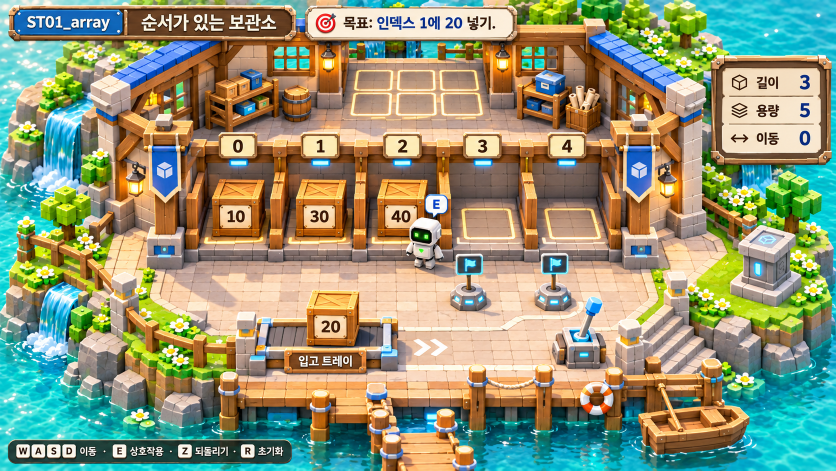
#> input picture reference/stage_src/ST01_array_순서가 있는 보관소.png, 1672 x 941 px, given in place of bg_clean.png, which was not available (shown at 1/2 size)
$ python make_game_backgrounds.py
#> lines starting #> are read from the running program, lines starting #| are printed output that depends on the picture; after the words box and inside, x2 and y2 are one past the last pixel; in counts of white or black regions, pixels touching at a corner belong together
### tools/make_stage_backgrounds.py
# -*- coding: utf-8 -*-
"""스테이지 컨셉아트(stage/*.png) -> 배경 에셋 추출.

컨셉아트 위에 얹힌 HUD(제목/목표/정보 패널/조작 안내)와 플레이어 로봇을 지우고
주변과 가장 잘 이어지는 영역을 복사해 메우는 방식(패치 인페인팅)으로 순수 배경만 남긴다.

출력 (textures/stages/<STxx_name>/):
  bg_clean.png   원본 해상도(1672x941) HUD 제거 배경
  bg_pixel.png   427x240 도트(픽셀) 배경 (64색 팔레트) - 미니게임에서 x3 Nearest 확대 사용
  hud_mask.png   제거한 영역 마스크 (흰색)
  compare.png    원본 / 정리본 / 도트본 비교
"""
import glob, json, os
import numpy as np
from PIL import Image, ImageDraw
from scipy import ndimage
from scipy.signal import fftconvolve

ROOT = os.path.dirname(os.path.dirname(os.path.abspath(__file__)))
SRC = os.path.join(ROOT, "reference", "stage_src")
OUT = os.path.join(ROOT, "textures/stages")

# 원본 좌표(1672x941) 기준 제거 영역: 제목, 목표, 정보 패널, 조작 안내, 로봇(+말풍선)
HUD = {
    "ST01": [(8, 6, 600, 86), (600, 6, 1040, 88), (1414, 106, 1666, 334), (8, 872, 594, 930), (800, 386, 898, 546)],
    "ST02": [(8, 4, 466, 92), (474, 10, 966, 90), (1426, 60, 1666, 340), (14, 860, 634, 928), (714, 500, 814, 672)],
    "ST03": [(8, 12, 440, 92), (560, 2, 1106, 90), (1380, 80, 1660, 326), (8, 872, 566, 934), (434, 134, 620, 340)],
    "ST04": [(8, 10, 446, 94), (566, 6, 1094, 94), (1366, 52, 1670, 660), (14, 872, 506, 934), (386, 506, 534, 640)],
    "ST05": [(8, 14, 674, 100), (1074, 14, 1660, 94), (14, 872, 540, 928), (894, 352, 1020, 534)],
    "ST06": [(8, 6, 440, 94), (446, 2, 966, 88), (14, 880, 594, 934), (740, 166, 828, 274)],
    "ST07": [(20, 14, 506, 98), (526, 10, 994, 90), (1366, 34, 1666, 300), (8, 866, 614, 928), (772, 400, 874, 568)],
    "ST08": [(8, 6, 494, 100), (614, 6, 1054, 88), (1326, 60, 1646, 274), (14, 880, 506, 934), (1012, 392, 1114, 534)],
    "ST09": [(8, 6, 406, 90), (534, 6, 1140, 84), (1334, 52, 1672, 748), (8, 872, 554, 928), (252, 540, 346, 654)],
    "ST10": [(8, 10, 434, 100), (554, 6, 1114, 88), (1434, 46, 1672, 588), (8, 872, 540, 928), (652, 412, 780, 554)],
}

TILE = 40
RING = 10
SEARCH = 360


def fill_tile(out, known, tile):
    """타일 주변 링(알려진 픽셀)과 가장 비슷한 이웃 패치를 FFT 기반 SSD 로 찾아 복사."""
    H, W = known.shape
    x0, y0, x1, y1 = tile
    rx0, ry0, rx1, ry1 = max(x0 - RING, 0), max(y0 - RING, 0), min(x1 + RING, W), min(y1 + RING, H)
    ph, pw = ry1 - ry0, rx1 - rx0
    M = known[ry0:ry1, rx0:rx1].astype(np.float32)
    T = out[ry0:ry1, rx0:rx1]
    wx0, wy0 = max(rx0 - SEARCH, 0), max(ry0 - SEARCH, 0)
    wx1, wy1 = min(rx1 + SEARCH, W), min(ry1 + SEARCH, H)
    S = out[wy0:wy1, wx0:wx1]
    ssd = 0
    Mf = M[::-1, ::-1]
    for c in range(3):
        t = T[..., c]
        ssd = ssd + fftconvolve(S[..., c] ** 2, Mf, "valid") - 2 * fftconvolve(S[..., c], (M * t)[::-1, ::-1], "valid") + (M * t * t).sum()
    unk = (~known[wy0:wy1, wx0:wx1]).astype(np.int64)
    sat = np.pad(unk.cumsum(0).cumsum(1), ((1, 0), (1, 0)))
    cnt = sat[ph:, pw:] - sat[:-ph, pw:] - sat[ph:, :-pw] + sat[:-ph, :-pw]
    ssd = np.where(cnt == 0, ssd, np.inf)
    if not np.isfinite(ssd).any():
        return False
    iy, ix = np.unravel_index(np.argmin(ssd), ssd.shape)
    sy, sx = wy0 + iy, wx0 + ix
    src = out[sy:sy + ph, sx:sx + pw]
    ty0, tx0 = y0 - ry0, x0 - rx0
    region = ~known[y0:y1, x0:x1]
    patch = src[ty0:ty0 + (y1 - y0), tx0:tx0 + (x1 - x0)]
    out[y0:y1, x0:x1][region] = patch[region]
    known[y0:y1, x0:x1] = True
    return True


def inpaint(img, rects):
    out = img.astype(np.float32)
    H, W = out.shape[:2]
    known = np.ones((H, W), bool)
    tiles = []
    for (x0, y0, x1, y1) in rects:
        known[y0:y1, x0:x1] = False
        for ty in range(y0, y1, TILE):
            for tx in range(x0, x1, TILE):
                tiles.append((tx, ty, min(tx + TILE, x1), min(ty + TILE, y1)))
    while tiles:
        # 주변이 가장 많이 알려진 타일부터 (바깥에서 안쪽으로)
        def score(t):
            x0, y0, x1, y1 = t
            return known[max(y0 - RING, 0):y1 + RING, max(x0 - RING, 0):x1 + RING].mean()
        tiles.sort(key=score)
        t = tiles.pop()
        fill_tile(out, known, t)
    return out.clip(0, 255).astype(np.uint8)

def pixelate(im, size=(427, 240), colors=64):
    small = im.resize(size, Image.Resampling.BOX)
    q = small.quantize(colors=colors, method=Image.Quantize.MEDIANCUT, dither=Image.Dither.NONE)
    return q.convert("RGB")


# [32 lines left out: function main, not called in this run]


# [2 lines that do not run on import are left out]

### tools/make_game_backgrounds.py
# -*- coding: utf-8 -*-
"""배경(bg_clean.png)에서 '게임이 직접 그릴 움직이는 물건'(상자, 노드 등)을 지워 게임판용 배경을 만든다.

bg_clean.png 은 순수 추출 배경으로 그대로 두고,
  bg_game.png   게임판용 원본 해상도 배경
  bg_pixel.png  bg_game.png 의 도트 버전 (게임에서 사용)
을 만든다. 실행: python tools/make_game_backgrounds.py [ST01 ...]
"""
import os, sys
import numpy as np
from PIL import Image, ImageDraw, ImageFilter
from scipy import ndimage

sys.path.insert(0, os.path.dirname(os.path.abspath(__file__)))
from make_stage_backgrounds import inpaint, pixelate, OUT  # noqa: E402

# ("copy", (x0, y0, x1, y1), dx, dy): 원본 좌표 영역을 (dx, dy) 만큼 옮긴 곳에 복사
# ("copy_scaled", 원본 사각형, 대상 사각형): 크기를 맞춰 복사
# ("inpaint", (x0, y0, x1, y1)): 주변 패치로 메우기
# ("erase_dark" / "erase_light", 사각형, 밝기 기준): 글자처럼 어둡거나 밝은 픽셀만 주변 색으로 지우기
# ("erase_rect", 사각형): 사각형 전체를 테두리 색으로 부드럽게 메우기 (양피지 안쪽 등)
# ("socket", 사각형): 토큰이 빠진 자리에 어두운 빈 홈을 그리기
# ("niche", 다각형, 질감 사각형, 어둡기): 다각형을 질감으로 채우기 (선반 안쪽 벽 등)
# ("recolor", 사각형, RGB): 밝은 픽셀을 지정한 색 평균으로 맞추기
CRATES_ST08 = [(755, 100, 848, 196), (570, 240, 665, 336), (938, 240, 1032, 336), (438, 408, 532, 502), (664, 408, 760, 502)]


def _st08_ops():
    # 받침대의 상자는 게임 상자가 그대로 덮으므로 두고, 컨베이어 위 상자와 E 표시만 지운다.
    return [
        ("inpaint_keep", [(868, 395, 945, 462), (985, 425, 1125, 535), (1204, 400, 1316, 492)], CRATES_ST08),
    ] + [("erase_dark", (x - 27, 606, x + 27, 660), 105) for x in (540, 617, 687, 762, 840)]


PREP = {
    "ST01": [
        # 빈 칸(3번) 모습을 0~2번 칸에 복사해 고정 상자 10/30/40 제거
        ("copy", (896, 330, 1044, 506), -165, 0),
        ("copy", (896, 330, 1044, 506), -330, 0),
        ("copy", (896, 330, 1044, 506), -495, 0),
        # 입고 트레이 위 상자 20 제거
        ("inpaint", (606, 574, 724, 694)),
    ],
    "ST02": [("erase_dark", (118, 160, 186, 226), 95)],
    "ST03": [
        # 탑 안의 상자 A, B, C 를 지워 빈 선반으로 (상자는 게임이 그린다)
        ("niche", [(344, 262), (432, 258), (432, 346), (344, 368)], (446, 424, 490, 500), 0.5),
        ("niche", [(344, 374), (432, 366), (432, 456), (344, 474)], (446, 424, 490, 500), 0.5),
        ("niche", [(344, 478), (432, 470), (432, 574), (344, 590)], (446, 424, 490, 500), 0.5),
        ("niche", [(436, 262), (510, 262), (512, 334), (436, 346)], (446, 424, 490, 500), 0.5),
    ],
    "ST04": [
        ("socket", (482, 432, 562, 508)),
        ("socket", (690, 432, 770, 508)),
        ("socket", (900, 432, 980, 508)),
        ("socket", (1082, 430, 1162, 500)),
        ("inpaint", (424, 500, 482, 556)),
        ("erase_light", (640, 362, 950, 402), 150),
    ],
    "ST05": [
        ("copy", (580, 296, 700, 496), 295, 0),
        ("copy", (535, 296, 574, 496), 125, 0),
        ("copy_scaled", (582, 296, 694, 494), (696, 296, 876, 494)),
        ("copy", (560, 296, 592, 496), 430, 0),
        ("recolor", (748, 268, 824, 298), (243, 224, 182)),
        ("erase_rect", (1426, 226, 1616, 414)),
    ],
    "ST07": [
        ("inpaint", (772, 496, 880, 566)),
        ("erase_dark", (878, 176, 966, 250), 110),
        ("erase_dark", (632, 322, 716, 396), 110),
        ("erase_dark", (1122, 326, 1208, 400), 110),
        ("erase_dark", (448, 504, 532, 578), 110),
        ("erase_dark", (776, 546, 860, 620), 110),
        ("erase_dark", (1018, 504, 1104, 578), 110),
        ("erase_dark", (1306, 520, 1402, 600), 155),
        ("erase_light", (124, 556, 268, 590), 150),
    ],
    "ST06": [],
    "ST08": _st08_ops(),
    "ST09": [
        ("inpaint", (476, 702, 548, 736)),
        ("copy", (602, 734, 672, 782), -122, 0),
    ],
    "ST10": [],
}


def laplace_fill(img, mask, iters=900):
    """mask 영역을 주변 색으로 매끄럽게 메운다 (글자 지우기용)."""
    out = img.astype(np.float32)
    ys, xs = np.where(mask)
    if len(xs) == 0:
        return img
    y0, y1, x0, x1 = max(ys.min() - 3, 0), ys.max() + 4, max(xs.min() - 3, 0), xs.max() + 4
    win = out[y0:y1, x0:x1]
    m = mask[y0:y1, x0:x1]
    # 시작값은 가장 가까운 알려진 픽셀
    idx = ndimage.distance_transform_edt(m, return_distances=False, return_indices=True)
    win[m] = win[idx[0][m], idx[1][m]]
    k = np.array([[0, 1, 0], [1, 0, 1], [0, 1, 0]], dtype=np.float32) / 4
    for _ in range(iters):
        for c in range(3):
            ch = win[..., c]
            ch[m] = ndimage.convolve(ch, k, mode="nearest")[m]
    win[m] += np.random.default_rng(7).normal(0, 1.2, (int(m.sum()), 3))
    out[y0:y1, x0:x1] = win
    return out.clip(0, 255).astype(np.uint8)


def luma(img):
    return img[..., 0] * 0.3 + img[..., 1] * 0.59 + img[..., 2] * 0.11


def rect_mask(shape, rect):
    m = np.zeros(shape[:2], bool)
    x0, y0, x1, y1 = rect
    m[y0:y1, x0:x1] = True
    return m


def paint_socket(img, rect):
    x0, y0, x1, y1 = rect
    S = 4
    w, h = x1 - x0, y1 - y0
    layer = Image.new("RGBA", (w * S, h * S), (0, 0, 0, 0))
    d = ImageDraw.Draw(layer)
    d.rounded_rectangle((0, 0, w * S - 1, h * S - 1), 14 * S, fill=(150, 112, 44, 255))
    d.rounded_rectangle((5 * S, 5 * S, (w - 5) * S, (h - 5) * S), 10 * S, fill=(36, 42, 62, 255))
    d.rounded_rectangle((10 * S, 9 * S, (w - 10) * S, (h - 22) * S), 7 * S, fill=(54, 62, 88, 255))
    layer = layer.resize((w, h), Image.LANCZOS)
    base = Image.fromarray(img).convert("RGBA")
    base.alpha_composite(layer, (x0, y0))
    return np.array(base.convert("RGB"))


def paint_niche(img, poly, tex_rect, dark):
    tx0, ty0, tx1, ty1 = tex_rect
    h, w = img.shape[:2]
    mim = Image.new("L", (w, h), 0)
    ImageDraw.Draw(mim).polygon(poly, fill=255)
    alpha = np.array(mim.filter(ImageFilter.GaussianBlur(1.2)), dtype=np.float32)[..., None] / 255
    tex = img[ty0:ty1, tx0:tx1].astype(np.float32)
    ry = np.arange(h) % (2 * tex.shape[0])
    ry = np.where(ry < tex.shape[0], ry, 2 * tex.shape[0] - 1 - ry)
    rx = np.arange(w) % (2 * tex.shape[1])
    rx = np.where(rx < tex.shape[1], rx, 2 * tex.shape[1] - 1 - rx)
    fill = tex[ry[:, None], rx[None, :]] * dark
    return (img * (1 - alpha) + fill * alpha).clip(0, 255).astype(np.uint8)


def apply_op(img, op):
    kind = op[0]
    if kind == "copy":
        (x0, y0, x1, y1), dx, dy = op[1], op[2], op[3]
        img[y0 + dy:y1 + dy, x0 + dx:x1 + dx] = img[y0:y1, x0:x1].copy()
    elif kind == "copy_scaled":
        x0, y0, x1, y1 = op[1]
        a0, b0, a1, b1 = op[2]
        patch = Image.fromarray(img[y0:y1, x0:x1]).resize((a1 - a0, b1 - b0), Image.LANCZOS)
        img[b0:b1, a0:a1] = np.array(patch)
    elif kind == "inpaint":
        img = inpaint(img, [op[1]])
    elif kind == "inpaint_keep":
        orig = img.copy()
        img = inpaint(img, list(op[1]) + list(op[2]))
        for x0, y0, x1, y1 in op[2]:
            img[y0:y1, x0:x1] = orig[y0:y1, x0:x1]
    elif kind in ("erase_dark", "erase_light"):
        rm = rect_mask(img.shape, op[1])
        hit = luma(img) < op[2] if kind == "erase_dark" else luma(img) > op[2]
        m = ndimage.binary_dilation(rm & hit, iterations=3) & rm
        img = laplace_fill(img, m)
    elif kind == "erase_rect":
        img = laplace_fill(img, rect_mask(img.shape, op[1]))
    elif kind == "socket":
        img = paint_socket(img, op[1])
    elif kind == "niche":
        img = paint_niche(img, op[1], op[2], op[3])
    elif kind == "recolor":
        x0, y0, x1, y1 = op[1]
        win = img[y0:y1, x0:x1].astype(np.float32)
        bright = luma(win) > 150
        ratio = np.array(op[2], dtype=np.float32) / np.maximum(win[bright].mean(axis=0), 1)
        win[bright] = (win[bright] * ratio).clip(0, 255)
        img[y0:y1, x0:x1] = win.astype(np.uint8)
    return img


def main(ids):
    for sid in ids:
        src = os.path.join(OUT, sid, "bg_clean.png")
        img = np.array(Image.open(src).convert("RGB"))
#> img is the input picture: shape (941, 1672, 3); mean R, G, B 144.7, 150, 120.3
        for op in PREP.get(sid, []):
            img = apply_op(img, op)
#> this loop made 4 passes
#> pass 1, in main, `img = apply_op(img, op)`:
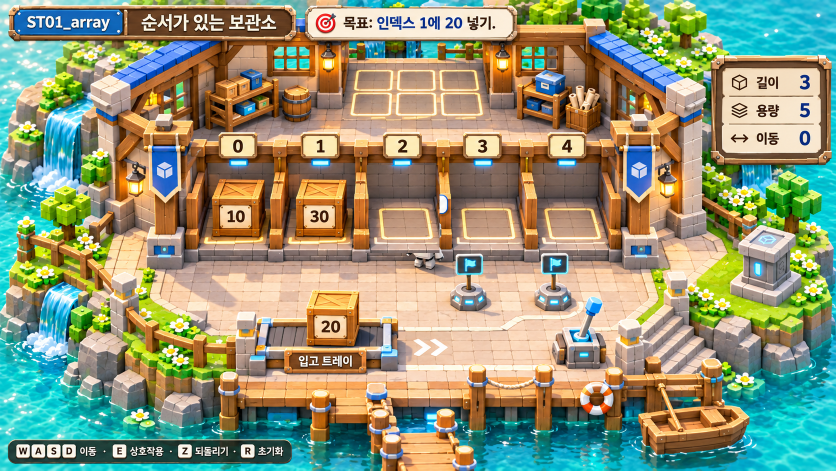
#> img: shape (941, 1672, 3) (shown at 1/2 size); 1.66% of pixels changed, all inside (x1, y1, x2, y2) = (731, 330, 879, 506)
#> pass 2, in main, `img = apply_op(img, op)`:
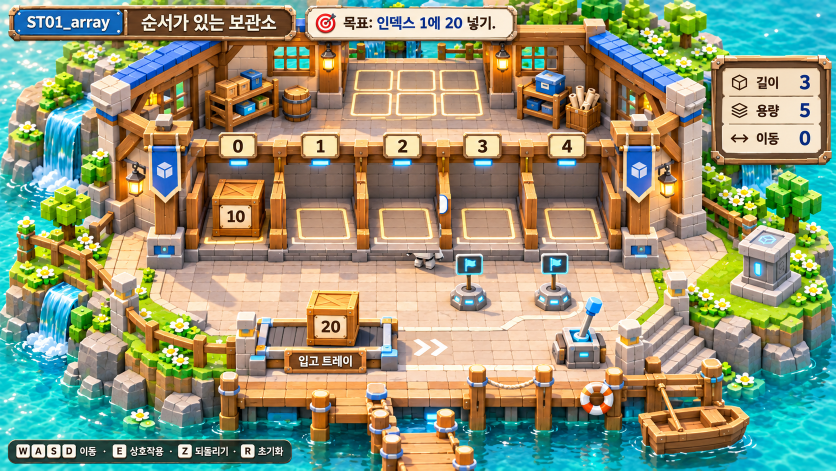
#> img: shape (941, 1672, 3) (shown at 1/2 size); 1.66% of pixels changed, all inside (x1, y1, x2, y2) = (566, 330, 714, 506)
#> pass 3, in main, `img = apply_op(img, op)`:
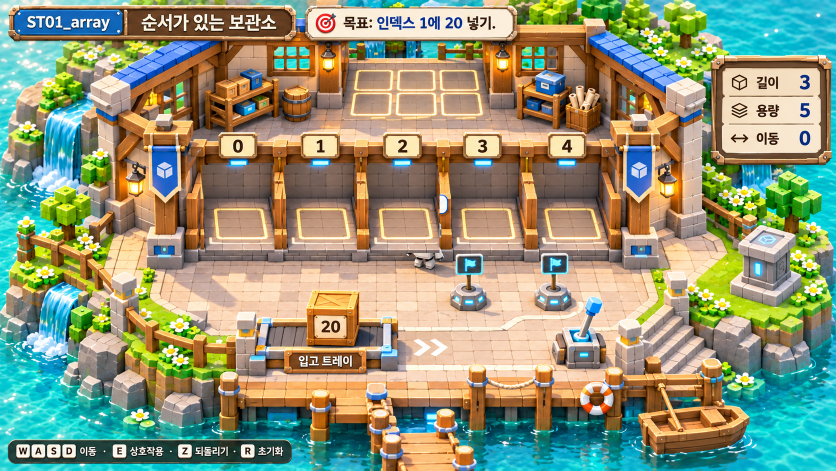
#> img: shape (941, 1672, 3) (shown at 1/2 size); 1.66% of pixels changed, all inside (x1, y1, x2, y2) = (401, 330, 549, 506)
        game = Image.fromarray(img)
        game.save(os.path.join(OUT, sid, "bg_game.png"))
        pixelate(game).save(os.path.join(OUT, sid, "bg_pixel.png"))
#> in pixelate, `small = im.resize(size, Image.Resampling.BOX)`:
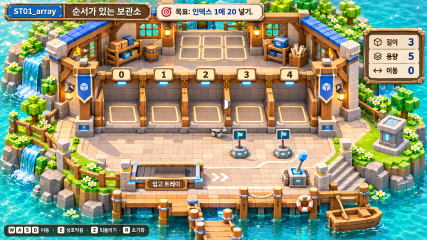
#> small: PIL image 427x240 RGB; mean R, G, B 144.4, 150.6, 122.2
#> in pixelate, `q = small.quantize(colors=colors, method=Image.Quantize.MEDIANCUT, dit..`:
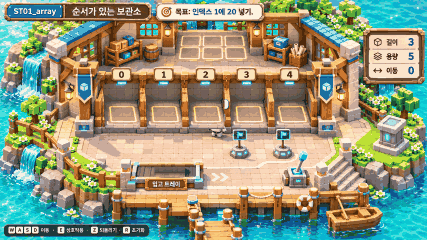
#> q: PIL image 427x240 P; mean R, G, B 145.2, 150.2, 124.1
        print(sid, "game background done")
#> pass 2 of the loop in main, `for sid in ids:`:
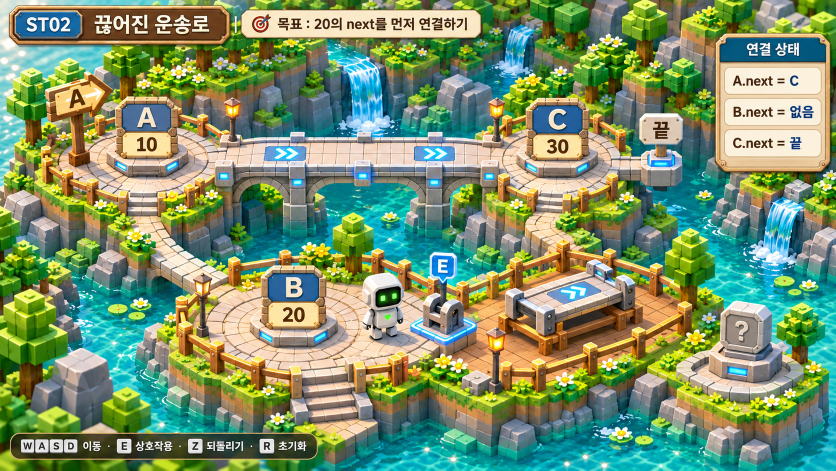
#> input picture reference/stage_src/ST02_linked_list_끊어진 운송로.png, 1672 x 941 px, given in place of bg_clean.png, which was not available (shown at 1/2 size)
#> in main, img is the input picture: shape (941, 1672, 3); mean R, G, B 122.4, 146.5, 108.4
#> the loop in main, `for op in PREP.get(sid, []):` made 1 pass
#> pass 1, in apply_op (call 5), `hit = luma(img) < op[2] if kind == "erase_dark" else luma(img) > op[2]`:
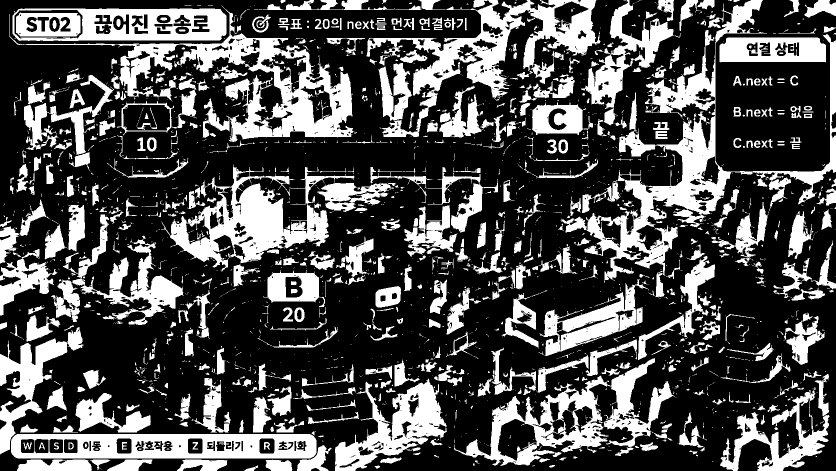
#> hit: shape (941, 1672) bool (shown at 1/2 size); 31.4% white; 2300 white regions (1670 under 20 px), largest, box (x1, y1, x2, y2) and area: (1121, 0, 1672, 595) 43679, (18, 11, 714, 284) 35764, (733, 0, 1201, 274) 30520
#> in pixelate (call 2), `q = small.quantize(colors=colors, method=Image.Quantize.MEDIANCUT, dit..`:
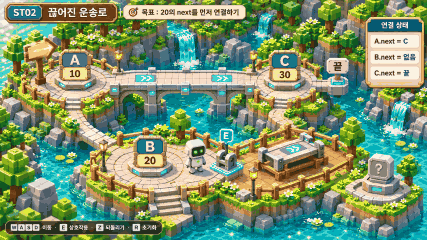
#> q: PIL image 427x240 P; mean R, G, B 122.6, 146.7, 109.5


if __name__ == "__main__":
#> (the run stopped early here; a loop or call above may not have finished)
